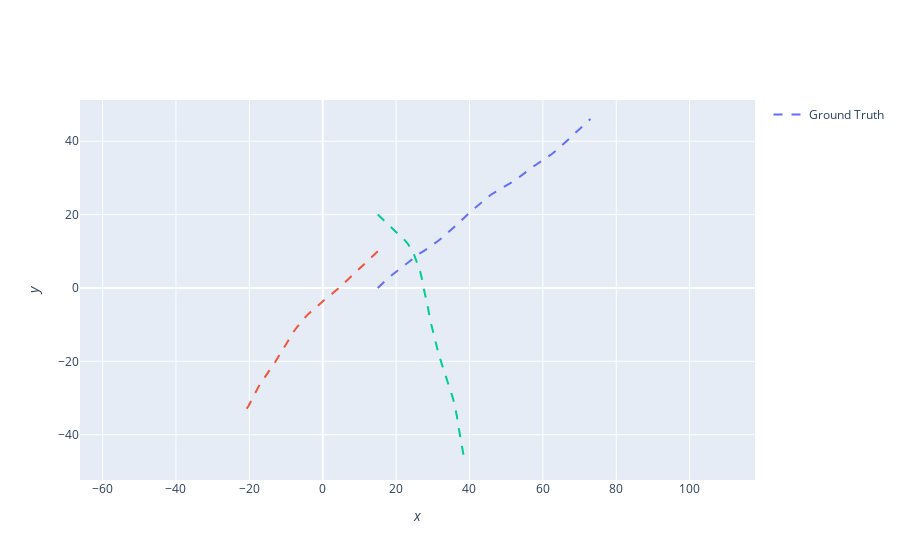

This figure's notebook cell:
### Markdown cell above
Plot ground truths using the Plotterly class

### Code cell
from stonesoup.plotter import Plotterly

plotter = Plotterly()
plotter.plot_ground_truths(truths, [0, 2])
plotter.fig
